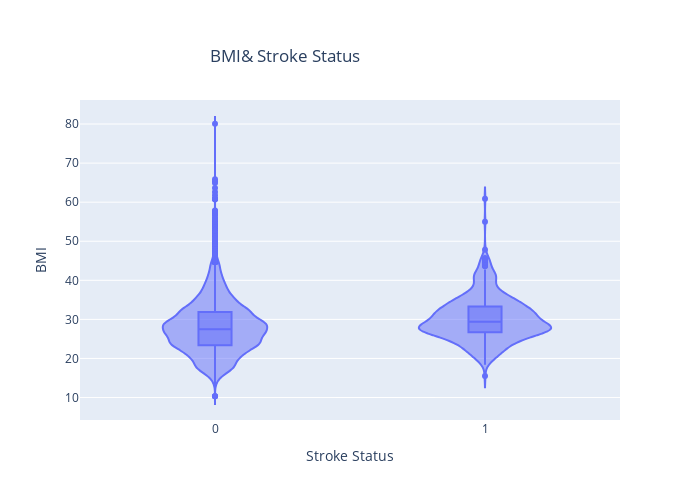

Source (notebook cell):
### Code cell
fig=px.violin(train_df,y='bmi',x='stroke',box=True,width=700,height=500,title='BMI& Stroke Status',labels={'stroke':'Stroke Status','bmi':'BMI'})
fig.update_layout(title_x=0.3,title_y=0.9)
fig.show()

### Figure 1 — Plotly figure (JSON) as saved in the notebook; plotly's stock layout.template omitted (floating-point values rounded to 4 significant figures; data arrays with more than 128 entries replaced by an {"elided": "..."} marker saying what was removed)
{"data": [{"alignmentgroup": "True", "box": {"visible": true}, "hovertemplate": "Stroke Status=%{x}<br>BMI=%{y}<extra></extra>", "legendgroup": "", "marker": {"color": "#636efa"}, "name": "", "offsetgroup": "", "orientation": "v", "scalegroup": "True", "showlegend": false, "type": "violin", "x": {"elided": "15303 int values"}, "x0": " ", "xaxis": "x", "y": {"elided": "15303 float values"}, "y0": " ", "yaxis": "y"}], "layout": {"height": 500, "legend": {"tracegroupgap": 0}, "title": {"text": "BMI& Stroke Status", "x": 0.3, "y": 0.9}, "violinmode": "group", "width": 700, "xaxis": {"anchor": "y", "domain": [0, 1], "title": {"text": "Stroke Status"}}, "yaxis": {"anchor": "x", "domain": [0, 1], "title": {"text": "BMI"}}}}
